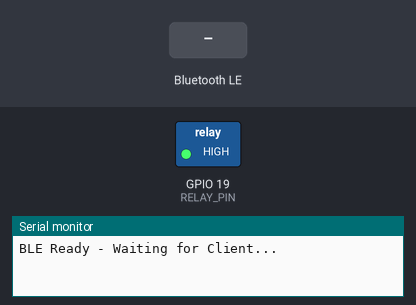
Bench run of a sketch on a simulated ESP32. On the bench: switched loads named in the sketch (green lamp = pin HIGH), the last lines printed to the serial monitor. Inputs (shaded band) come from the test bench. Nothing arrives over Bluetooth unless stated; a phone connects over Bluetooth LE 3 s after start.

Above: at 1.2 s.
1.3 s: Bluetooth LE write "ON" received
At 2.1 s:
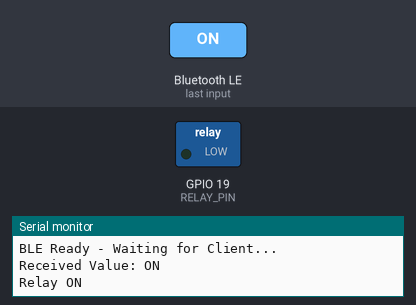
2.8 s: Bluetooth LE write "OFF" received
At 3.2 s:
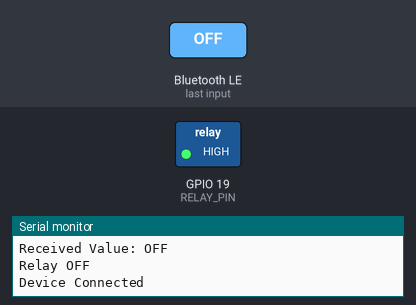
Timing chart, 0 to 5.8 s (numbered marks = the images above; inputs shaded):
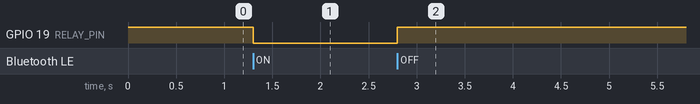

The sketch:

BLEturnonrelayuuid.ino
```cpp
#include <BLEDevice.h>
#include <BLEUtils.h>
#include <BLEServer.h>

#define RELAY_PIN 19   // Relay Pin

BLECharacteristic *pCharacteristic;
bool deviceConnected = false;

#define SERVICE_UUID           "6e400001-b5a3-f393-e0a9-e50e24dcca9e"
#define CHARACTERISTIC_UUID_RX "6e400002-b5a3-f393-e0a9-e50e24dcca9e"
#define CHARACTERISTIC_UUID_TX "6e400003-b5a3-f393-e0a9-e50e24dcca9e"

class MyServerCallbacks : public BLEServerCallbacks {
  void onConnect(BLEServer* pServer) {
    deviceConnected = true;
    Serial.println("Device Connected");
  };

  void onDisconnect(BLEServer* pServer) {
    deviceConnected = false;
    Serial.println("Device Disconnected");
    pServer->startAdvertising();
  }
};

class MyCallbacks : public BLECharacteristicCallbacks {
  void onWrite(BLECharacteristic *pCharacteristic) {
    std::string rxValue = pCharacteristic->getValue();

    if (rxValue.length() > 0) {
      Serial.print("Received Value: ");
      Serial.println(rxValue.c_str());

      if (rxValue == "ON") {
        digitalWrite(RELAY_PIN, LOW);      // Relay ON
        Serial.println("Relay ON");
      }
      else if (rxValue == "OFF") {
        digitalWrite(RELAY_PIN, HIGH);     // Relay OFF
        Serial.println("Relay OFF");
      }
    }
  }
};

void setup() {
  pinMode(RELAY_PIN, OUTPUT);
  digitalWrite(RELAY_PIN, HIGH);  // Relay initially off

  Serial.begin(115200);
  BLEDevice::init("ESP32-RELAY-BLE");

  BLEServer *pServer = BLEDevice::createServer();
  pServer->setCallbacks(new MyServerCallbacks());

  BLEService *pService = pServer->createService(SERVICE_UUID);

  pCharacteristic =
    pService->createCharacteristic(CHARACTERISTIC_UUID_TX, BLECharacteristic::PROPERTY_NOTIFY);

  BLECharacteristic *pCharacteristicRX =
    pService->createCharacteristic(CHARACTERISTIC_UUID_RX, BLECharacteristic::PROPERTY_WRITE);

  pCharacteristicRX->setCallbacks(new MyCallbacks());

  pService->start();
  pServer->getAdvertising()->start();

  Serial.println("BLE Ready - Waiting for Client...");
}

void loop() {}
```

Measured:
- after the input at 1.3 s, GPIO 19 (RELAY_PIN): HIGH → LOW at once
- after the input at 2.8 s, GPIO 19 (RELAY_PIN): LOW → HIGH at once
